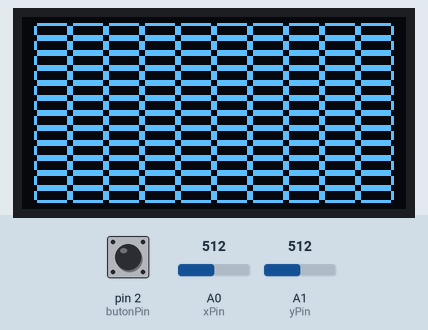
Recording of a sketch running on a simulated Arduino Uno, built with avr-gcc and run on an emulated ATmega328P. On the bench: 128×64 one-colour display. The inputs (shaded band) are chosen by the test bench; at power-on: A1 (yPin) = 512, A0 (xPin) = 512, pin 2 (butonPin) HIGH. What the sketch prints to the serial monitor is not drawn.

Above: at 1.4 s.
At 3.3 s:
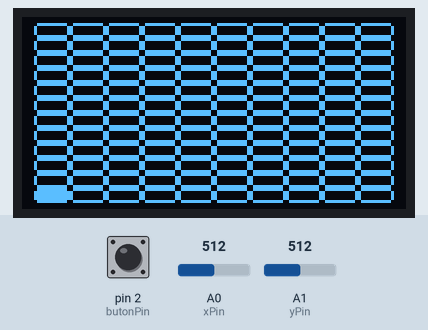
3.4 s: A1 (yPin) set to 910
At 5.9 s:
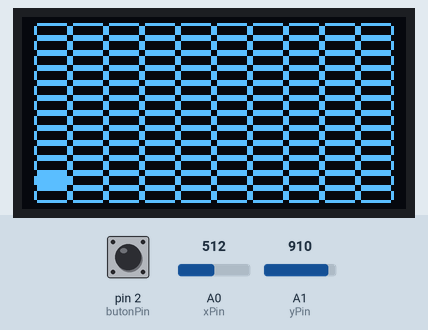
6.9 s: A0 (xPin) set to 0
Timing chart, 0 to 9.9 s (numbered marks = the images above; inputs shaded):
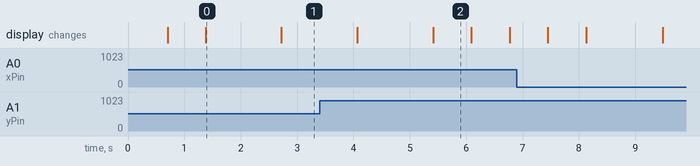

The sketch:

joy.ino
```cpp
#include <Maze.h>

using namespace DisplaySetup;
using namespace DisplayOperation;
using namespace BoardOperation;
using namespace StateOperation;
using namespace Test;

char board[ROW][COL];
int16_t cursorXPosition = 11;
int16_t cursorYPosition = 0;
int8_t isCursorActive = 1;

const uint8_t PROGMEM xPin = A0; // A0-A5 analog pinlerinden herhangi birine bağlanabilir.
const uint8_t PROGMEM yPin = A1; // A0-A5 analog pinlerinden herhangi birine bağlanabilir.
const uint8_t PROGMEM butonPin = 2; // Joystick buton pini arduino bağlantısı (Joystick SW çıkışı)
uint8_t connectStatus = 0;

uint16_t xPozisyonu = 0;
uint16_t yPozisyonu = 0;
uint8_t butonDurum = 0;

unsigned long pre_time = 0;
uint8_t interval = 100;

void setup() {
  Serial.begin(115200);
  Serial.setTimeout(75);

  initialize();

  pinMode(xPin, INPUT);
  pinMode(yPin, INPUT);
  pinMode(butonPin, INPUT_PULLUP);


  initializeBoard(board);
  refreshBoard();


  //setupEsp();
}

void loop() {

  refreshBoard();

  xPozisyonu = analogRead(xPin);
  yPozisyonu = analogRead(yPin);
  butonDurum = digitalRead(butonPin);

  Serial.print("Xpos:");
  Serial.println(cursorXPosition);

  unsigned long curr_time = millis();
  if(abs(curr_time - pre_time) >= interval)
  {
    pre_time = curr_time;

    if(xPozisyonu > 900){//Sağ
      Serial.println("Sag");
      goRight(board, &cursorXPosition, &cursorYPosition);
    }
    else if(xPozisyonu < 125){//Sol
      Serial.println("Sol");
      goLeft(board, &cursorXPosition, &cursorYPosition);
    }
    else if(yPozisyonu > 900){//Yukarı
      Serial.println("Yukari");
      goUp(board, &cursorXPosition, &cursorYPosition);
    }
    else if(yPozisyonu < 125){//Asagi
      Serial.println("Asagi");
      goDown(board, &cursorXPosition, &cursorYPosition);
    }
  }
}

void refreshBoard(){

  displayBoard(board, cursorXPosition, cursorYPosition, isCursorActive);

  changeCursorState(&isCursorActive);

  displayBoard(board, cursorXPosition, cursorYPosition, isCursorActive);

}
//
//bool connectToServer(){
//  while(!Serial.find("CONNECT")){
//    Serial.println(F(START_SOCKET));
//    delay(3000);
//    if(Serial.find("CONNECT")){
//      return true;
//    }
//  }
//  return false;
//}

//void setupEsp(){
//  Serial.println(F("AT"));
//
//  delay(3000);
//
//  while(!Serial.find("OK")){
//    Serial.println(F("AT"));
//    delay(3000);
//  }
//
//  Serial.println(F("AT+CWMODE=1"));
//  delay(2000);
//
//  Serial.println(F(CONNECT_AP));
//  delay(5000);
//
//  while(!Serial.find("OK")){
//    Serial.println(F(CONNECT_AP));
//    delay(3000);
//  }
//
//  if(connectToServer()){
//    Serial.println(F("AT+CIPSEND=9"));
//    delay(400);
//    Serial.println(F("Connect,0"));
//    connectStatus = CONNECT;
//  }
//}

String readSocket()
{
  char tmp[5];
  for(uint8_t i = 0; i < 5; i++)
    tmp[i] = (char)Serial.read();

  tmp[5] = '\0';
  Serial.println("chptr");
  Serial.println(tmp);
  return String(tmp);
}
```

Measured:
- after the input at 3.4 s, the display: first differs from a run without the input after 2.0 s (image 2)
- what the display in image 0 shows lasts 1.3 s, from 1.4 s to 2.7 s
- what the display in image 2 shows lasts 0.7 s, from 5.4 s to 6.1 s
